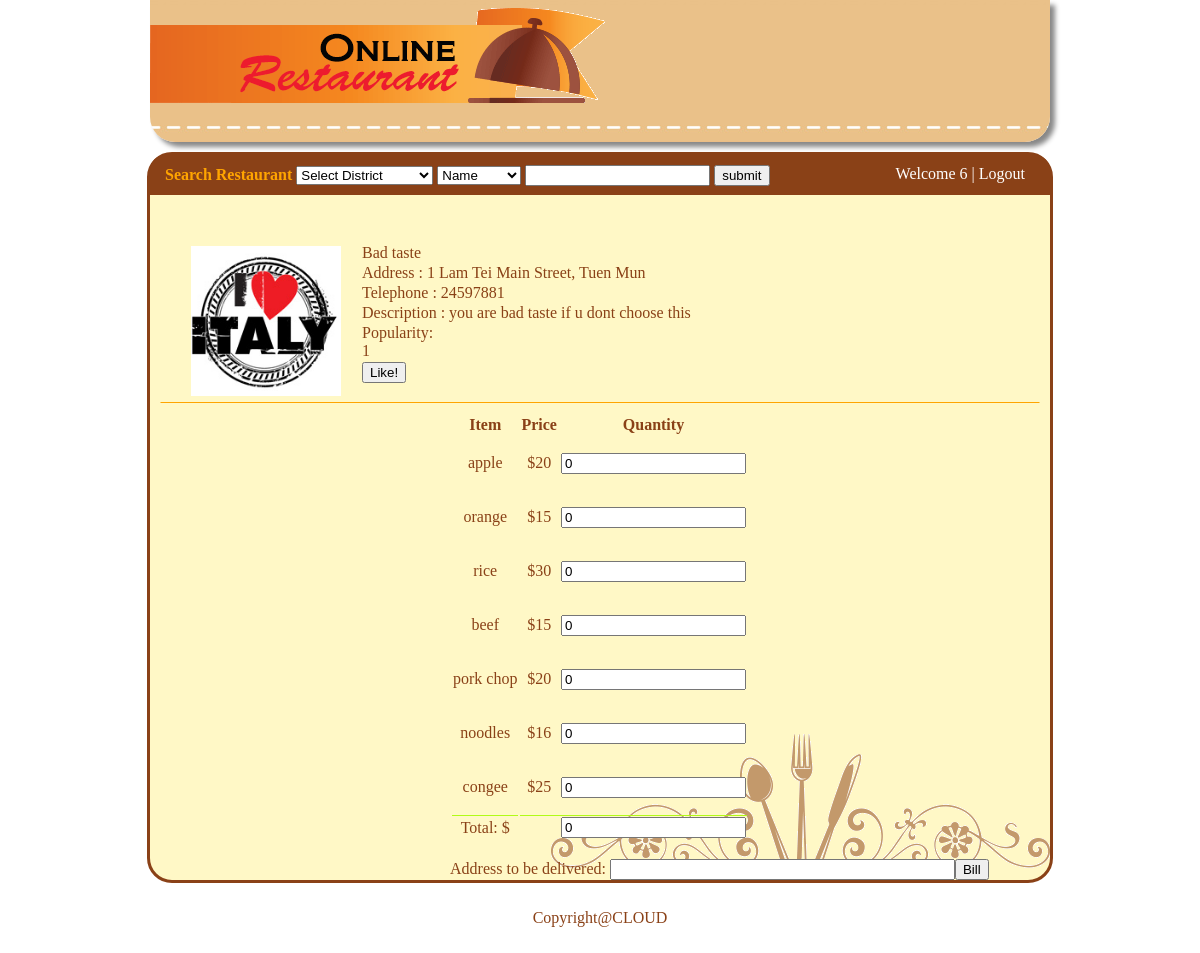
The app's page /sr.php?rid=00002 (signed in) with its own data.
### tables this page shows
CREATE TABLE IF NOT EXISTS `restaurants` (
  `rid` varchar(10) NOT NULL,
  `rname` varchar(50) NOT NULL,
  `raddr` varchar(200) NOT NULL,
  `area` varchar(20) NOT NULL,
  `district` varchar(20) NOT NULL,
  `rtel` int(8) NOT NULL,
  `owner` varchar(32) NOT NULL,
  `rdes` varchar(500) NOT NULL,
  `rlogo` varchar(40) NOT NULL,
  `popular` int(11) NOT NULL
);

CREATE TABLE IF NOT EXISTS `menu` (
  `restaurantid` varchar(5) NOT NULL,
  `foodid` varchar(6) NOT NULL,
  `food` varchar(30) NOT NULL,
  `price` varchar(4) NOT NULL,
  PRIMARY KEY (`restaurantid`,`foodid`)
);

### sr.php (the view, shortened to what this page needs)
<?php
	if(!isset($_GET['rid'])){
		header("location: index.php");
	}
	else{
	$rid = $_GET['rid'];
	$sql = "SELECT * FROM restaurants WHERE rid='".$rid."'";
	$sql2 = "SELECT * FROM menu WHERE restaurantid='".$rid."'";
 	$result = mysql_query($sql);
	$menuresult = mysql_query($sql2);
	$row = mysql_fetch_assoc($result);
	}
	function imglink($rid,$rname){
	$sql = "SELECT rlogo from restaurants where rid = '$rid'";
	$result = mysql_query($sql);
	$rlogo = mysql_result($result, 0);
	$path = "temporary/";
	return "<img src='".$path.$rlogo."' alt='$rname' style='width:150px; height:150px'/>";
	}
?>
<!DOCTYPE html>
<html>
<head>
<link rel="stylesheet" type="text/css" href="index.css">
<link rel="stylesheet" type="text/css" href="sr.css" />
</head>
<body onload="initialize()">
<div id="header">
<div id="logo"><a href="index.php"><img src="image\icon.png" /></a></div>
 </div>
 <div id="container">
<div id="search">
		<form action="searchbox.php" method="GET" style=" color: orange; margin-bottom: -1px;">
		<b>Search Restaurant </b>
		<select name="district">
		<option value="" selected>Select District</option>
		</select>
<select name="keywordstype">
<option value="name" selected>Name</option>
</select>
<input type="text" name="keyword"></input>
<button type="submit">submit</button>
</form>
<div id="login">
  <?php
if (!isset($_SESSION['username'])) {
echo "<a href='login.html'>Login </a>|<a href='reg.php'> New Members </a>";
}else echo "Welcome <a href='memberpanel.php'>".$_SESSION['username']."</a> | <a href='logout.php'>Logout</a>";
?>
</div>
</div>
<div id="srrest">
<?php
echo imglink($rid,$row['rname']);
echo "<ul style='list-style-type:none'>";
echo "<li>".$row['rname']."</li>";
echo "<li>Address : ".$row['raddr']."</li>";
echo "<li>Telephone : ".$row['rtel']."</li>";
echo "<li>Description : ".$row['rdes']."</li>";
echo "<li>Popularity: <div id = 'pop'>".$row['popular']."</div></li>";
echo "<li><div id = 'but'><input type = 'button' value = 'Like!' onclick='addPopularity($rid)'></div></li>";
echo "<li><div class='fb-like' data-send='false' data-width='450' data-show-faces='true'></div></li></ul>";
?>
</div>
<div id='map_canvas' >
</div>
<div id="inmenu">
<form name='order' method='post' action='ordering.php'>
<div id="inmenuItem">
      <table border='0' style='text-align:center'>
      <tr>
      <th> Item </th>
	  <th> Price </th>
	  <th> Quantity </th>
	  </tr>
<?php
while($row2 = mysql_fetch_array($menuresult)) {
		echo"<tr>
		<td><p name='".$row2['foodid']."'>".$row2['food']."</p></td>
		<td><p>$".$row2['price']."</p></td>
		<td><input type='textbox' name='F".$row2['foodid']."' id='F".$row2['foodid']."' value='0' onchange='calculate(".'"F'.$row2['foodid'].'"'.", ".$row2['price'].")'></input></td>
		<input type='hidden' id='previousF".$row2['foodid']."' value='0')></input>
		</tr>";
}
		echo"<tr>
		<td style='border-top:1px solid #B1FB17;'><label total'>Total: $</label></td>
		<td COLSPAN='2' style='border-top:1px solid #B1FB17; text-align:right;'><input type='textbox' name='total' id='total' value='0' readonly='readonly'></input></td></tr>
		</table>
		<input type='hidden' name='restid' value='".$rid."' />";
		if (isset($_SESSION['username'])) {
		    echo "<br><span> Address to be delivered: </span><input type='textbox' value='' name='address' size='40' maxlength='200' />";
		    echo "<input type='submit' value='Bill' class='button' />";
		}
		echo "</form>";
?>
</div>
</div>
<div id="footer">
<p>Copyright@CLOUD</p>
</div>
</body>
</html>

### index.css (style rules this page uses)
#header { height:142px; width:900px; margin:auto; background-image:url(image/headerBackground.png); background-repeat:repeat-x; border-radius:0 0 25px 25px; box-shadow: 5px 5px 5px #888888; margin-bottom:10px; }
#logo { width:0px;height:0px; margin:0; }
#container { width:900px; margin:auto; background-color:#FFF8C6; border-style:solid; border-radius:25px; border-color:#8A4117; background-image:url(image/background2.png); background-position:right bottom; background-repeat:no-repeat; }
#search { padding:10px 15px; background-color:#8A4117; border-radius:15px 15px 0 0; }
#login { float:right; margin:-20px 10px 0 0; color:white; }
a:link, a:active { text-decoration:none; color:white; }
button, .button { cursor:pointer; }
#srrest { border: solid 1px transparent; margin:50px 10px 0px 20px; }
#srrest img { float:left; margin:0px 0px 0px 0px; }
#srrest li { border: solid 1px transparent; margin:0px 0px 0px 20px; }
#map_canvas { margin:-180px 20px 0px 0px; float:right; }
#inmenu { margin-left:300px; }
#inmenuItem tr { text-align:center; }
#rest0 img,#srrest img { float:left; margin:0px 0px 0px 0px; }
#rest0 li,#srrest li { border: solid 1px transparent; margin:0px 0px 0px 200px; }
#footer { width:100%; clear:both; margin: 0 auto; text-align: center; padding: 10px 0 10px 0; }

### sr.css (style rules this page uses)
#srrest { padding-left:30px; border-bottom:solid 1px #FFA500; }
#srrest { border: solid 1px transparent; margin:50px 10px 0px 10px; border-bottom:solid 1px #FFA500; }
#srrest img { float:left; margin:0px 0px 0px 0px; }
#srrest li { border: solid 1px transparent; margin:0px 0px 0px 20px; }
#srrest ul { padding-left: 150px; margin-top:-3px }
#map_canvas { width:230px; height:230px; margin-top: -240px; }
#inmenu { padding-top:10px; }

### records on screen
restaurants: rlogo (picture), rname "Bad taste", raddr "1 Lam Tei Main Street, Tuen Mun", rtel "24597881", rdes "you are bad taste if u dont choose this", popular "1"
menu: food "apple", price "20"
menu: food "orange", price "15"
menu: food "rice", price "30"
menu: food "beef", price "15"
menu: food "pork chop", price "20"
menu: food "noodles", price "16"
menu: food "congee", price "25"

### other values on screen
$_SESSION['username'] "6"
